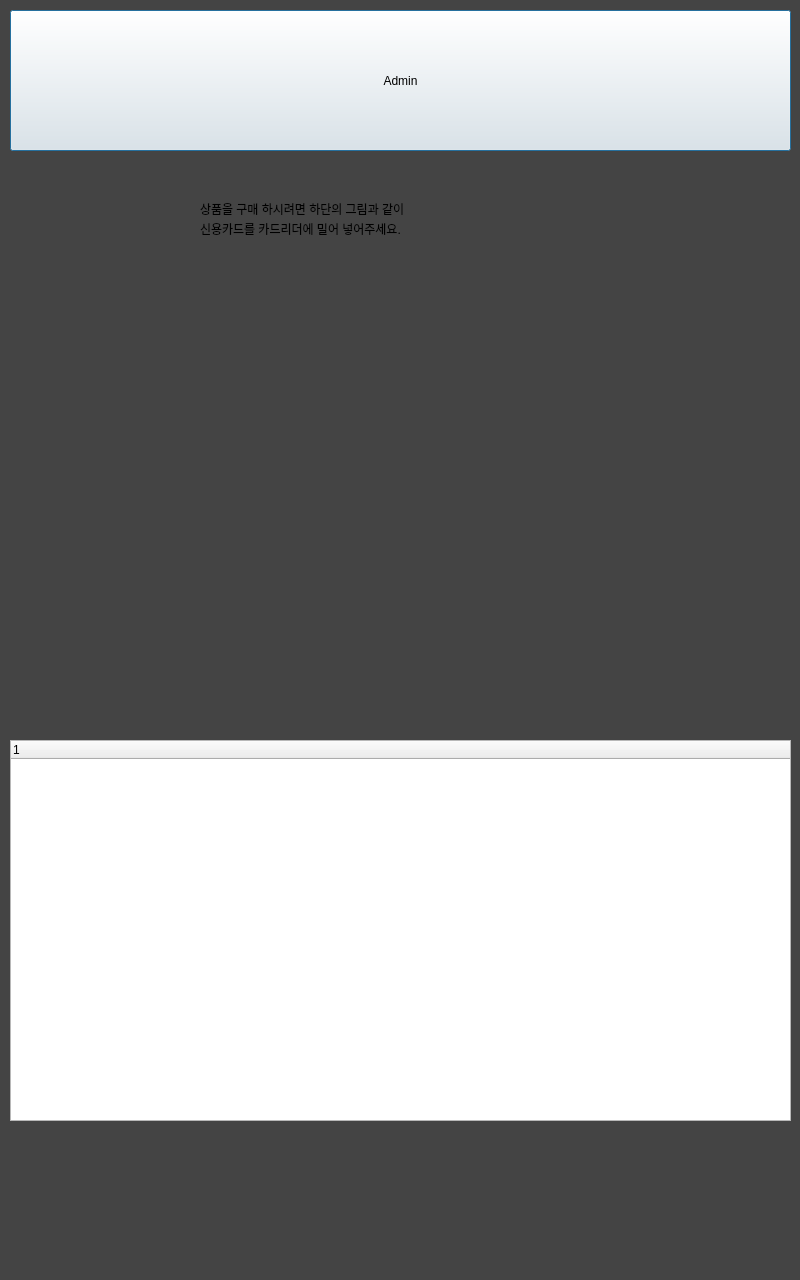
<?xml version="1.0" encoding="UTF-8"?>
<ui version="4.0">
 <class>MainDialog</class>
 <widget class="QDialog" name="MainDialog">
  <property name="geometry">
   <rect>
    <x>0</x>
    <y>0</y>
    <width>800</width>
    <height>1280</height>
   </rect>
  </property>
  <property name="windowTitle">
   <string>MainDialog</string>
  </property>
  <property name="styleSheet">
   <string notr="true">#MainDialog{

	background-color : #444444;

}</string>
  </property>
  <widget class="QPushButton" name="pushButton">
   <property name="geometry">
    <rect>
     <x>10</x>
     <y>10</y>
     <width>781</width>
     <height>141</height>
    </rect>
   </property>
   <property name="text">
    <string>Admin</string>
   </property>
  </widget>
  <widget class="QTreeWidget" name="treeWidget">
   <property name="geometry">
    <rect>
     <x>10</x>
     <y>740</y>
     <width>781</width>
     <height>381</height>
    </rect>
   </property>
   <column>
    <property name="text">
     <string notr="true">1</string>
    </property>
   </column>
  </widget>
  <widget class="QLabel" name="label">
   <property name="geometry">
    <rect>
     <x>200</x>
     <y>220</y>
     <width>281</width>
     <height>17</height>
    </rect>
   </property>
   <property name="text">
    <string>신용카드를 카드리더에 밀어 넣어주세요.</string>
   </property>
  </widget>
  <widget class="QLabel" name="label_2">
   <property name="geometry">
    <rect>
     <x>200</x>
     <y>200</y>
     <width>251</width>
     <height>17</height>
    </rect>
   </property>
   <property name="styleSheet">
    <string notr="true">#label
{
	font: bold italic 10px;
	color: white;
}
</string>
   </property>
   <property name="text">
    <string>상품을 구매 하시려면 하단의 그림과 같이</string>
   </property>
  </widget>
 </widget>
 <layoutdefault spacing="6" margin="11"/>
 <resources/>
 <connections/>
</ui>
